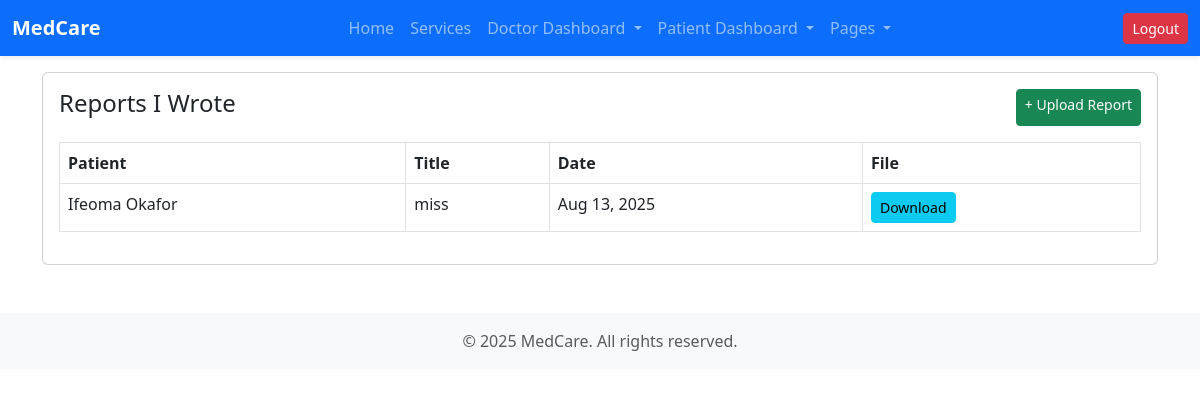
Page /reports/doctor/ (signed in) on the committed database.
### reports/models.py (models this page shows, shortened)
class MedicalReport(models.Model):
    STATUS_CHOICES = [
        ('draft', 'Draft'),
        ('final', 'Final'),
        ('reviewed', 'Reviewed'),
    ]
    patient = models.ForeignKey(
        settings.AUTH_USER_MODEL, on_delete=models.CASCADE, related_name='patient_reports'
    )
    doctor = models.ForeignKey(
        settings.AUTH_USER_MODEL, on_delete=models.SET_NULL, null=True, blank=True, related_name='doctor_reports'
    )
    title = models.CharField(max_length=255)
    description = models.TextField(blank=True)
    file = models.FileField(upload_to='medical_reports/', null=True, blank=True)
    status = models.CharField(max_length=10, choices=STATUS_CHOICES, default='draft')
    created_at = models.DateTimeField(auto_now_add=True)
    updated_at = models.DateTimeField(auto_now=True)

### accounts/models.py (models this page shows, shortened)
class User(AbstractBaseUser, PermissionsMixin):
    email = models.EmailField(unique=True)
    role = models.CharField(max_length=10, choices=ROLE_CHOICES, default='patient')
    first_name = models.CharField(max_length=100)
    last_name = models.CharField(max_length=100)
    is_active = models.BooleanField(default=True)
    is_staff = models.BooleanField(default=False)
    date_joined = models.DateTimeField(default=timezone.now)
    USERNAME_FIELD = 'email'
    REQUIRED_FIELDS = ['first_name', 'last_name']
    objects = UserManager()
    def get_full_name(self):
        return f"{self.first_name} {self.last_name}".strip()

### reports/views.py (the view)
# urls.py: path('doctor/', views.doctor_reports, name='doctor-reports'),
@login_required
def doctor_reports(request):
    reports = MedicalReport.objects.filter(doctor=request.user)
    return render(request, 'reports/doctor_reports.html', {
        'title': 'Reports I Wrote',
        'reports': reports,
    })

### reports/templates/reports/doctor_reports.html
{% extends 'base.html' %}
{% block content %}
<div class="row">
    <div class="col-md-12 grid-margin stretch-card">
        <div class="card">
            <div class="card-body">
                <div class="d-flex justify-content-between mb-3">
                    <h4 class="card-title">Reports I Wrote</h4>
                    <a href="{% url 'report-upload' %}" class="btn btn-success btn-sm">+ Upload Report</a>
                </div>
                {% if reports %}
                <div class="table-responsive">
                    <table class="table table-bordered">
                        <thead>
                            <tr>
                                <th>Patient</th>
                                <th>Title</th>
                                <th>Date</th>
                                <th>File</th>
                            </tr>
                        </thead>
                        <tbody>
                            {% for report in reports %}
                            <tr>
                                <td>{{ report.patient.get_full_name }}</td>
                                <td>{{ report.title }}</td>
                                <td>{{ report.created_at|date:"M d, Y" }}</td>
                                <td>
                                    {% if report.file %}
                                    <a href="{% url 'download-report' report.id %}" class="btn btn-sm btn-info">Download</a>
                                    {% else %}
                                    <span class="badge badge-secondary">No file</span>
                                    {% endif %}
                                </td>
                            </tr>
                            {% endfor %}
                        </tbody>
                    </table>
                </div>
                {% else %}
                <p>No reports available.</p>
                {% endif %}
            </div>
        </div>
    </div>
</div>
{% endblock %}

### rows in the picture
MedicalReport: patient.get_full_name "Ifeoma Okafor", title "miss", created_at "Aug 13, 2025", shows "Download"
